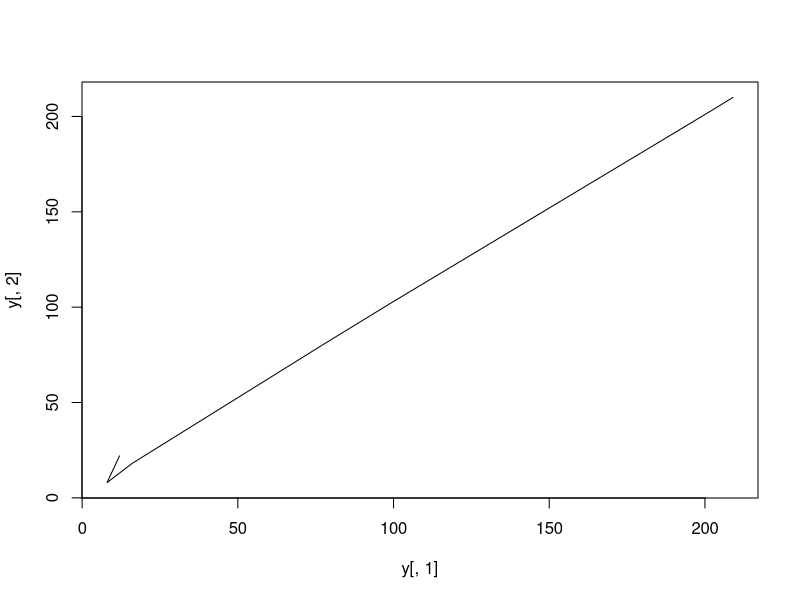

Source code (R):
# 1) Using Dimension

x <- 1:12
x
dim(x) <- c(3, 4)
x


A <- array(1:12, dim=c(3, 4))
A

# 2) Using Matrix function
y <- matrix(1:12, nrow = 3, ncol = 4)
y

y <- matrix(1:12, 3, 4)
y

# Making Matrix whare placing the numbers in row-wise
y <- matrix(1:12, nrow = 3, ncol = 4, byrow = T)
y

y <- matrix(1:12, nrow = 3, byrow = T)
y

y <- matrix(1:12, 3, 4, 1)
y

# 3) Using rbind and cbind function

x1 <- 1:4
x2 <- 5:8
x3 <- 9:12

x1; x2; x3

rbind(x1, x2, x3)

cbind(x1, x2, x3)


# Dimensions name:
 x <- matrix(1:12, nrow = 3)
x

dimnames(x) <- list(c("A", "B", "C"), c("P", "Q", "R", "S"))
x
 
# Diagonal matrix:(square matrix)

z<-1:5
diag(z)
y<-diag(z)
y
diag(y)

# Identity matrix:

diag(rep(1, 5))

# Null matrix:
x <- matrix(0, 4, 5)
x

# Question: Create a vector x that has values -3, -2, -1, 0, 0, 0, 0, 5, 6, 7, 8, 8, 8, 8,
# 10, 12, .... 18, 63, 66, .... 111, 200, .... 212, 222, 333, 444
# then create a square matrix

x <- c(-3, -2, -1, rep(0, 4), 5:7, rep(8, 4), seq(10, 18, 2), seq(63, 111, 3), 200:212, 222, 333, 444)
x

# Replace 4th to 7th values of x by 1, 2, 3, 4
x[4:7] <- 1:4
x


# Remove first three values of x using R code.
x[-(1:3)]


z <- x[-(1:3)]
z

# Create a square matrix from the above values of x and store at y
length(z)

y <- matrix(z, ncol = 7, byrow = T)
y

# Write the command function to display the 4th row.
y[4, ]


# Write the command function to display the 4th column.
y[, 4]


# Write the command function to display the 4th row and 4th column.
y[4,4]

# Replace 1st row of the matrix y by 12, 22, ... 72
y[1,] <- c(seq(12, 72, 10))
y

# Plot the 2nd column of y against 1st column of y (a line)

plot(y[,1], y[,2], type = "l")



# Question: Create the matrix y in R code
#     16    25    7
#     17    26    9
#     ..    ..    .
#     45    54    65
y <- cbind(16:45, 25:54, seq(7, 65, 2))
y

# Create three vectors y1, y2 and y3 using 3 columns of y.
y1 <- y[,1]
y1

y2 <- y[,2]
y2

y3 <- y[,3]
y3


# Write the R command to create new column named y4 whose elements will be the sum of corresponding elements of the given 3 columns.
y4 <- apply(y, 1, sum)
y4

cbind(y, y4)
